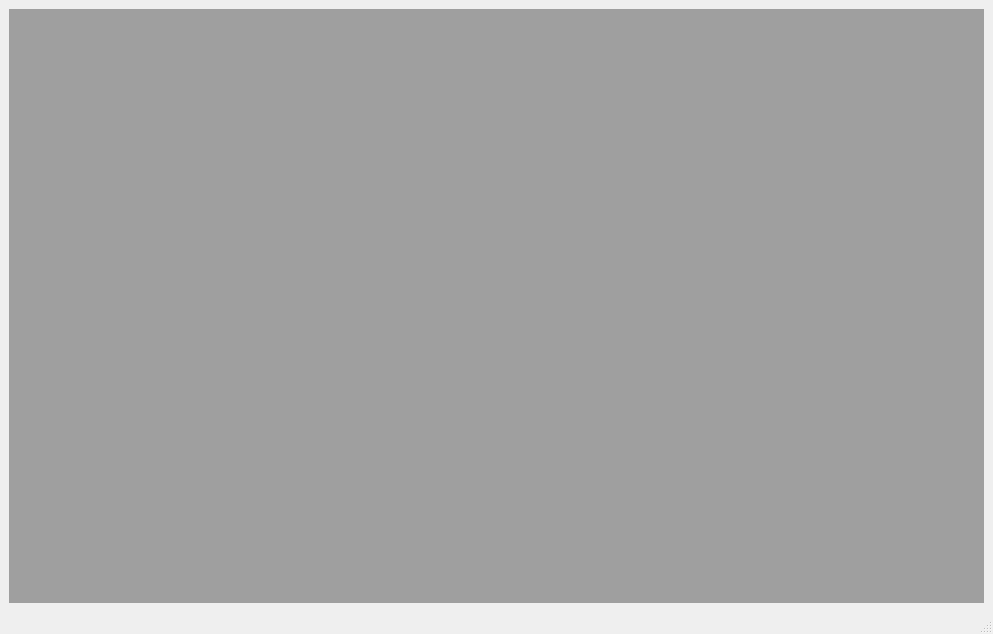
<?xml version="1.0" encoding="UTF-8"?>
<ui version="4.0">
 <class>MainWindow</class>
 <widget class="QMainWindow" name="MainWindow">
  <property name="geometry">
   <rect>
    <x>0</x>
    <y>0</y>
    <width>993</width>
    <height>634</height>
   </rect>
  </property>
  <property name="minimumSize">
   <size>
    <width>800</width>
    <height>400</height>
   </size>
  </property>
  <property name="maximumSize">
   <size>
    <width>16777215</width>
    <height>16777215</height>
   </size>
  </property>
  <property name="windowTitle">
   <string>EAR Audio Rectifier</string>
  </property>
  <property name="windowIcon">
   <iconset resource="Pics.qrc">
    <normaloff>:/Logo.png</normaloff>:/Logo.png</iconset>
  </property>
  <widget class="QWidget" name="centralwidget">
   <layout class="QVBoxLayout" name="verticalLayout_4">
    <item>
     <widget class="QMdiArea" name="mdiArea"/>
    </item>
   </layout>
  </widget>
  <widget class="QMenuBar" name="menubar">
   <property name="geometry">
    <rect>
     <x>0</x>
     <y>0</y>
     <width>993</width>
     <height>25</height>
    </rect>
   </property>
  </widget>
  <widget class="QStatusBar" name="statusbar"/>
  <action name="actionSaveLeft">
   <property name="text">
    <string>Left -&gt; File</string>
   </property>
  </action>
  <action name="actionSaveRight">
   <property name="text">
    <string>Right -&gt; File</string>
   </property>
  </action>
  <action name="actionLoadLeft">
   <property name="text">
    <string>File -&gt; Left</string>
   </property>
  </action>
  <action name="actionLoadRight">
   <property name="text">
    <string>File -&gt; Right</string>
   </property>
  </action>
  <action name="calibrateAction">
   <property name="text">
    <string>Calibrate Latency</string>
   </property>
  </action>
 </widget>
 <resources>
  <include location="Pics.qrc"/>
 </resources>
 <connections/>
</ui>
